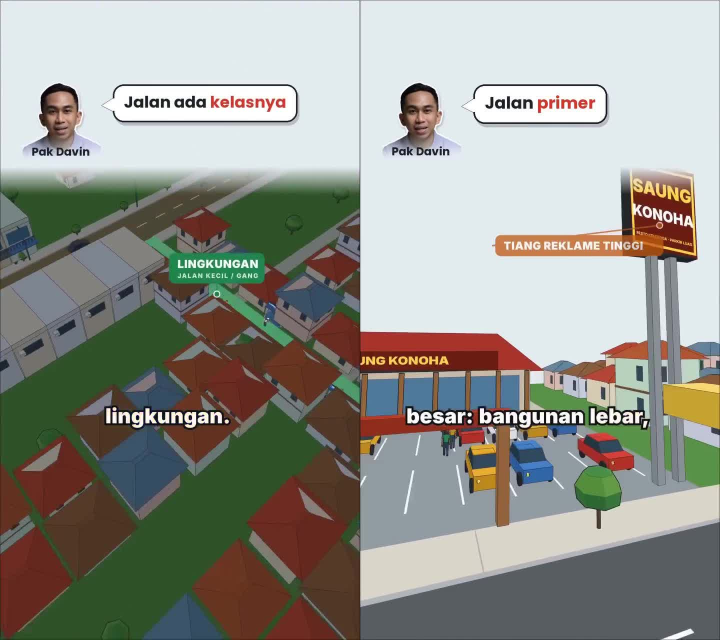
#> input picture referensi/frame_detail.jpg, 1440 x 1280 px (shown at 1/2 size)
$ python -i thumb_bb.py   (imports and definitions only)
#> lines starting #> are read from the running program, lines starting #| are printed output that depends on the picture
#> further down, picture is the input picture: PIL image 1440x1280 RGB; mean R, G, B 148.6, 149.5, 141.5
"""Thumbnail feed 9:16 gaya "Business Breakdown": latar gelap berwarna + petak frame video buram, logo/angka besar
bercahaya di atas, dua kartu foto miring di tengah, judul tebal di bawah, tulisan kecil "Business Breakdown".
Isi penting berada di area tengah 3:4 (y 240..1680) supaya tetap utuh di grid profil Instagram.

  python3 render/thumb_bb.py FRAMES_DIR OUT_DIR [--only psb,gta] [--sheet sheet.jpg]

FRAMES_DIR/<key>/00..17.jpg = frame dari video <key> (1080x1920).
"""
import argparse
import math
import os
import random
import sys

import numpy as np
from PIL import Image, ImageDraw, ImageFilter, ImageFont

HERE = os.path.dirname(os.path.abspath(__file__))
F800 = os.path.join(HERE, "fonts", "PlusJakartaSans-800.ttf")
W, H = 1080, 1920
TEX = os.environ.get("TN_TEX", "/tmp/claude-0/-home-user-Bbg/e4570b9b-8bb7-5f4c-a29b-693bb3cf9daa/scratchpad")

SPEC = {
    "psb": dict(logo="psb/tex/lg_persib.png", card_imgs=["psb/tex/ph_trophies.jpg", "psb/tex/ph_koreo.jpg"],
                tile_glob=["psb/tex/ph_*.jpg", "psb/tex/pl_*.jpg"], title="3x Champions.", accent="#2563EB", bg="#06122E"),
    "ps2": dict(logo="psb/tex/lg_persib.png", part="PART 2", card_imgs=["ps2/tex/ph_seoul.jpg", "ps2/tex/ph_store2.jpg"],
                tile_glob=["ps2/tex/ph_*.jpg", "psb/tex/pl_*.jpg"], title="Persib's Money Machine.", accent="#2563EB",
                bg="#06122E"),
    "fom": dict(logo="fom/tex/logo_p.png", card_imgs=["fom/tex/p_pink.jpg", "fom/tex/art_mui.jpg"],
                tile_glob=["fom/tex/p_*.jpg", "fom/tex/art_*.jpg"], title="Surviving the Fatwa.", accent="#FF3E9A",
                bg="#1A0614"),
    "kpr": dict(label="KPR · BI RATE 6%", hero="+Rp98M", card_imgs=["kfull/K06/frames/0230.png", "kfull/K12/frames/0100.png"],
                tile_glob=["kfull/K0[1-9]/frames/01[0-9]0.png", "kfull/K1[0-4]/frames/01[0-9]0.png"],
                title="Your Mortgage Just Grew.", accent="#FF3FA4", bg="#170A22"),
    "vap": dict(cards=(0, 13), label="LIQUID VAPE · 60 ML", hero="Rp120K", title="Who Takes the Cut?", accent="#A855F7", bg="#12081F"),
    "pst": dict(label="PESTAPORA · 3 DAYS", hero="Rp16B", title="More Than Tickets.", accent="#EC4899", bg="#1A0716"),
    "gta": dict(logo="gta/tex/logo.png", card_imgs=["gta/tex/p_jl.jpg", "gta/tex/shot_beach.jpg"],
                tile_glob=["gta/tex/shot_*.jpg", "gta/tex/p_*.jpg"], title="Sold Before Launch.", accent="#F472B6", bg="#150A1F"),
    "brd": dict(cards=(4, 10), label="LIQUID VAPE · PART 2", hero="1,000 Bottles", title="Your Own Brand?", accent="#22D3EE",
                bg="#04141A"),
    "nkh": dict(cards=(0, 5), label="WEDDING", hero="Rp100M", title="Who Really Profits.", accent="#F43F5E", bg="#1A060B"),
    "prk": dict(label="PARKING ATTENDANT", hero="Rp12M/mo", title="Vest & Whistle.", accent="#F97316", bg="#1A0D04"),
    "ctd": dict(label="CLOSE THE DOOR", hero="25M Subs", title="Podcast Money.", accent="#EF4444", bg="#120808"),
    "sawit": dict(label="PALM OIL · 1 HECTARE", hero="Rp55M/ha", title="Palm Oil Math.", accent="#22C55E",
                  bg="#04150A"),
    "amdk": dict(cards=(3, 17), label="BOTTLED WATER", hero="Millions/Day", title="Selling Water.", accent="#38BDF8", bg="#041320"),
    "laundry": dict(cards=(1, 3), label="COIN LAUNDRY", hero="No Cashier", title="Clean Money?", accent="#60A5FA", bg="#06101F"),
    "hotel": dict(label="30-ROOM HOTEL", hero="Rp40B", title="Don't Build a Hotel.", accent="#FBBF24", bg="#151004"),
    "tahu": dict(label="TOFU DELIVERY", hero="Rp7.5M/mo", title="Tofu on Wheels.", accent="#FACC15", bg="#141204"),
    "sepatu": dict(label="SHOE CLEANING", hero="Rp50M/mo", title="Clean Shoes, Real Cash.", accent="#FB923C",
                   bg="#170C05"),
    "ojl": dict(label="OJOL · GOTO Q3", hero="Rp441B", card_imgs=["ojl/full/O09/frames/0200.png", "ojl/full/O11/frames/0200.png"],
                tile_glob=["ojl/full/O0[1-9]/frames/01[0-9]0.png", "ojl/full/O1[0-2]/frames/01[0-9]0.png"],
                title="Where Does Your Fare Go?", accent="#00D26A", bg="#04140B"),
    "ojl_id": dict(label="OJOL · GOTO Q3", hero="Rp441 M", card_imgs=["ojl/full/O09/frames/0200.png", "ojl/full/O11/frames/0200.png"],
                   tile_glob=["ojl/full/O0[1-9]/frames/01[0-9]0.png", "ojl/full/O1[0-2]/frames/01[0-9]0.png"],
                   title="Ongkos Ojolmu Lari ke Mana?", foot="Bedah Bisnis", accent="#00D26A", bg="#04140B"),
    "bbt": dict(logo="bbt/tex/lg_persib.png", card_imgs=["bbt/full/B08/frames/0160.png", "bbt/full/B14/frames/0120.png"],
                tile_glob=["bbt/full/B0[1-9]/frames/00[4-9]0.png", "bbt/full/B1[0-9]/frames/00[4-9]0.png"],
                title="The Biggest Sponsor Is You.", accent="#2D6BFF", bg="#06122E"),
    "bbt_id": dict(logo="bbt/tex/lg_persib.png", card_imgs=["bbt/full/B08/frames/0160.png", "bbt/full/B14/frames/0120.png"],
                   tile_glob=["bbt/full/B0[1-9]/frames/00[4-9]0.png", "bbt/full/B1[0-9]/frames/00[4-9]0.png"],
                   title="Sponsor Terbesar Persib: Kamu.", foot="Bedah Bisnis", accent="#2D6BFF", bg="#06122E"),
}
ORDER = [k for k in SPEC if k not in ("ps2", "fom", "kpr", "ojl", "ojl_id", "bbt", "bbt_id")] + ["ps2", "fom", "kpr", "ojl", "ojl_id", "bbt", "bbt_id"]      # nomor lama tetap; Part 2 = 15, FOOM = 16


def hexrgb(h):
    h = h.lstrip("#")
    return tuple(int(h[i:i + 2], 16) for i in (0, 2, 4))


def font(size):
    return ImageFont.truetype(F800, size)


def crop_photo(im, aspect=.8):
#> called with aspect = 0.8
    if im.width / im.height > aspect:
        w = int(im.height * aspect)
#> w = 1024
        x0 = (im.width - w) // 2
#> x0 = 208
        return im.crop((x0, 0, x0 + w, im.height))
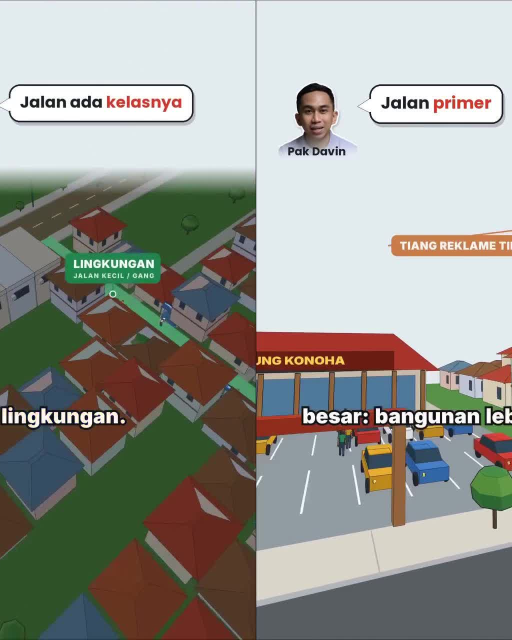
#> returned value: PIL image 1024x1280 RGB (shown at 1/2 size); mean R, G, B 150.2, 151.2, 144.1
    h = int(im.width / aspect)
    y0 = (im.height - h) // 3
    return im.crop((0, y0, im.width, y0 + h))


def crop_card(im, aspect=.8):
    """area tengah frame (bebas header/subtitle): y 370..1170."""
    if im.size != (W, H):
        return crop_photo(im, aspect)
    y0, y1 = 370, 1170
    h = y1 - y0
    w = int(h * aspect)
    x0 = (im.width - w) // 2
    return im.crop((x0, y0, x0 + w, y1))


def score(im):
    a = np.asarray(crop_card(im).resize((90, 112)), dtype=np.float32)
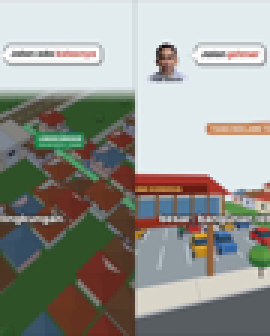
#> a: shape (112, 90, 3) float32 (shown 3 times larger); mean R, G, B 150.2, 151.2, 144.2
    rg, yb = a[..., 0] - a[..., 1], (a[..., 0] + a[..., 1]) / 2 - a[..., 2]
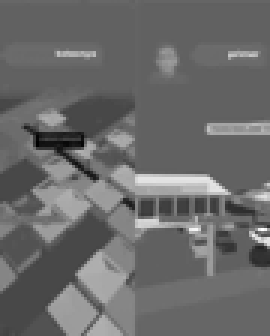
#> rg: shape (112, 90) float32 (shown 3 times larger); min -107, max 148, mean -1; drawn with min black and max white
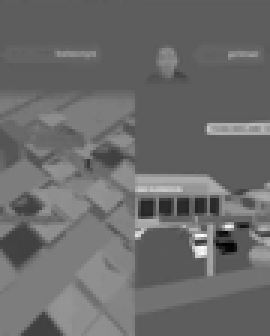
#> yb: shape (112, 90) float32 (shown 3 times larger); min -98.5, max 151.5, mean 6.6; drawn with min black and max white
    colorful = math.sqrt(rg.std() ** 2 + yb.std() ** 2) + .3 * math.sqrt(rg.mean() ** 2 + yb.mean() ** 2)
#> colorful = 39.76
    return colorful + .6 * a.mean(axis=2).std()


# [6 lines left out: function rounded, not called in this run]


def paste_rot(base, im, cx, cy, ang):
    r = im.rotate(ang, Image.BICUBIC, expand=True)
    base.alpha_composite(r, (int(cx - r.width / 2), int(cy - r.height / 2)))


# [179 lines left out: functions tracked, text_layer, glow, wrap, build, main, not called in this run]


# [2 lines not run here, left out]

>>> from PIL import Image
>>> picture = Image.open('../referensi/frame_detail.jpg')
>>> result = score(picture)
#> result = 84.17

$ run again, on referensi/sheet_02.jpg
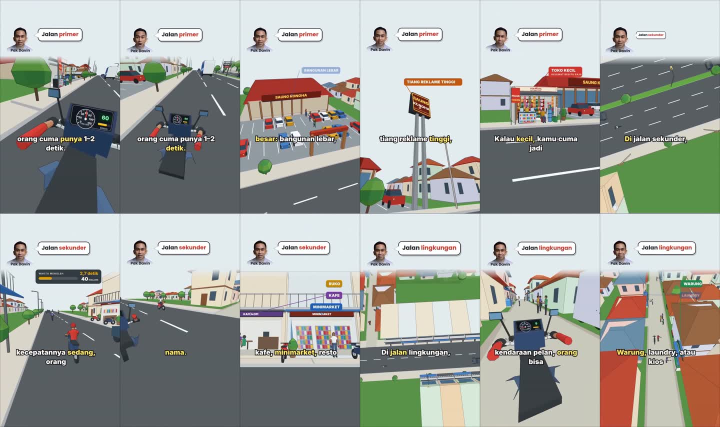
#> input picture referensi/sheet_02.jpg, 1440 x 854 px (shown at 1/2 size)
#> picture is the input picture: PIL image 1440x854 RGB; mean R, G, B 160.2, 163.2, 158
#> in score, `rg, yb = a[..., 0] - a[..., 1], (a[..., 0] + a[..., 1]) / 2 - a[..., 2]`:
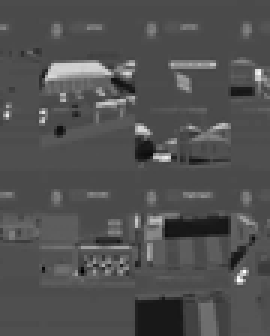
#> rg: shape (112, 90) float32 (shown 3 times larger); min -81, max 162, mean -3.4; drawn with min black and max white
#> in score, `rg, yb = a[..., 0] - a[..., 1], (a[..., 0] + a[..., 1]) / 2 - a[..., 2]`:
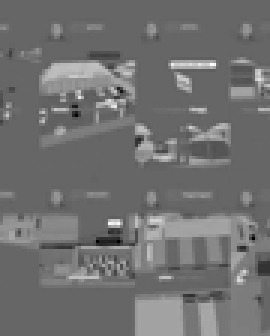
#> yb: shape (112, 90) float32 (shown 3 times larger); min -94.5, max 124, mean 2.5; drawn with min black and max white
#> colorful = 31.56
#> result = 67.24

$ run again, on referensi/sheet_03.jpg
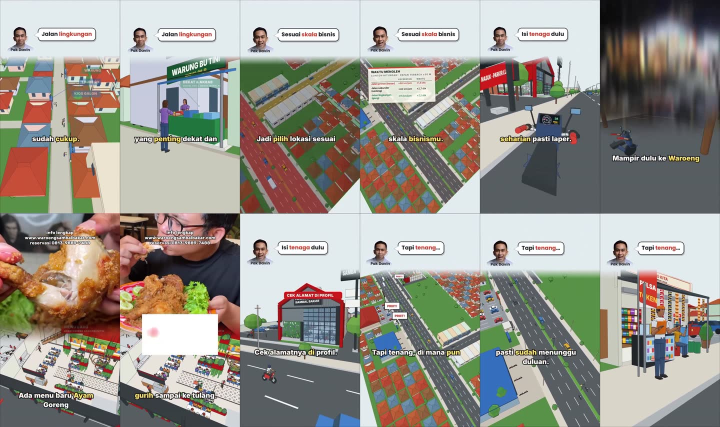
#> input picture referensi/sheet_03.jpg, 1440 x 854 px (shown at 1/2 size)
#> picture is the input picture: PIL image 1440x854 RGB; mean R, G, B 151.8, 148.7, 140.1
#> in score, `rg, yb = a[..., 0] - a[..., 1], (a[..., 0] + a[..., 1]) / 2 - a[..., 2]`:
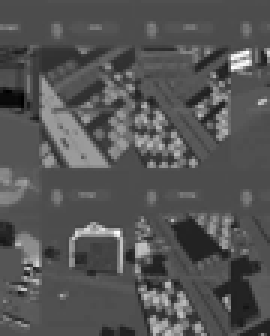
#> rg: shape (112, 90) float32 (shown 3 times larger); min -97, max 194, mean 0.4; drawn with min black and max white
#> in score, `rg, yb = a[..., 0] - a[..., 1], (a[..., 0] + a[..., 1]) / 2 - a[..., 2]`:
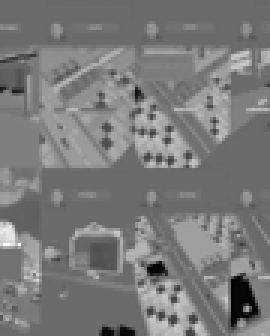
#> yb: shape (112, 90) float32 (shown 3 times larger); min -114, max 141, mean 8.2; drawn with min black and max white
#> colorful = 46.04
#> result = 82.91
